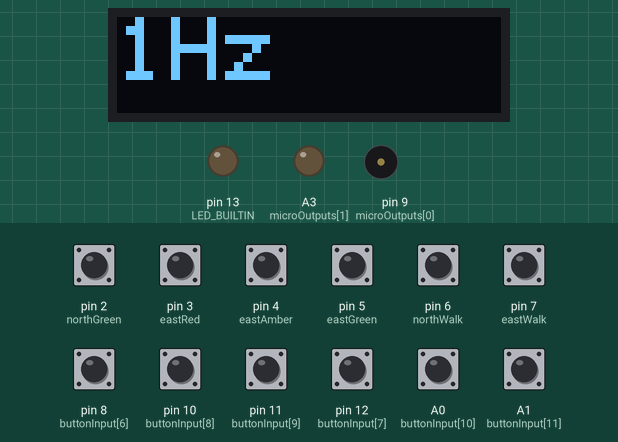
Simulated run of this sketch. Board: Arduino Uno, built with avr-gcc and run on an emulated ATmega328P. On the bench: 128×32 one-colour display, output pins drawn as LEDs (lit = HIGH), buzzer (waves = sounding). The test bench sets the inputs (shaded band); at power-on: A0 (buttonInput[10]), A1 (buttonInput[11]), pin 2 (northGreen), pin 3 (eastRed), pin 4 (eastAmber), pin 5 (eastGreen), pin 6 (northWalk), pin 7 (eastWalk), pin 8 (buttonInput[6]), pin 10 (buttonInput[8]), pin 11 (buttonInput[9]), pin 12 (buttonInput[7]) HIGH. Pins used as bus, display or sensor lines are not drawn.

Above: at 1.2 s.
1.3 s: pin 3 (eastRed) pulled LOW for 0.15 s
At 2.5 s:
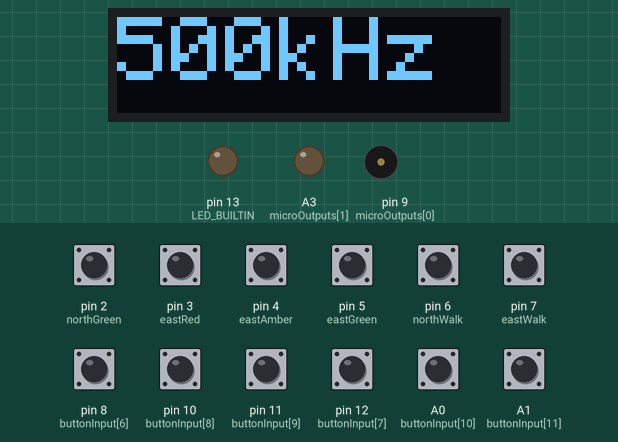
2.9 s: pin 3 (eastRed) pulled LOW for 1 s
At 3.7 s:
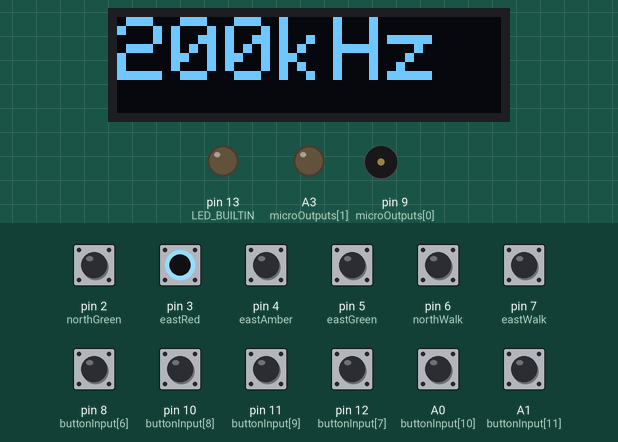
5.4 s: pin 3 (eastRed) pulsed LOW 5 times (0.12 s each, 0.3 s apart)
At 7.6 s:
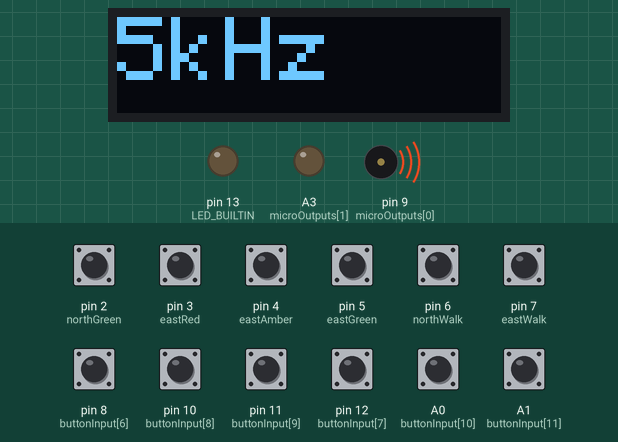
8.4 s: pin 3 (eastRed) pulsed LOW 5 times (0.12 s each, 0.3 s apart)
At 10.2 s:
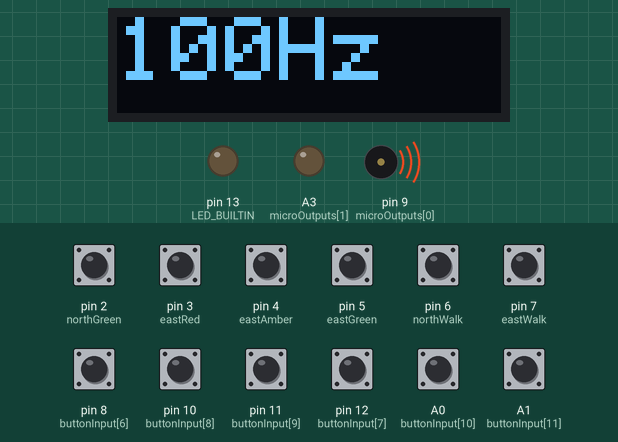
Timing chart, 0 to 11.7 s (numbered marks = the images above; inputs shaded):
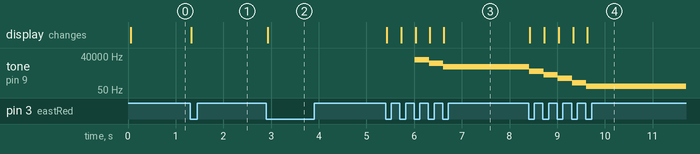

The sketch:

Array_pin_reference.ino
```cpp
#include <SPI.h>
#include <Wire.h>
#include <Adafruit_GFX.h>
#include <Adafruit_SSD1306.h>
#include "Adafruit_MCP23017.h"
#include <Bounce2.h>

#define SCREEN_WIDTH 128 // OLED display width, in pixels
#define SCREEN_HEIGHT 32 // OLED display height, in pixels

// Declaration for an SSD1306 display connected to I2C (SDA, SCL pins)
#define OLED_RESET     -1 // Reset pin # (or -1 if sharing Arduino reset pin)
Adafruit_SSD1306 display(SCREEN_WIDTH, SCREEN_HEIGHT, &Wire, OLED_RESET);

//Decleration for MCP port expanders on I2C (SDA, SCL)
Adafruit_MCP23017 mcp1;


//Pin Definitions
//Inputs
const byte num_buttons = 12;
//const uint8_t buttonInput[num_buttons] = {2, 3, 4, 5, 6, 7, 8, 10, 11, 12, A0, A1}; //Reference array for inputs

//This array and below consts control all pin assignments. Change array numbers to affect pin assignment
const uint8_t buttonInput[num_buttons] = {2, 3, 4, 5, 6, 7, 8, 12, 10, 11, A0, A1}; /////////////////////////////   TEST ARRAY ADDRESSING MCP
bool buttonState[num_buttons]; //Button state storage
//Reference definitions to array - Use these in combination with buttonInput to reference pins
const byte clockUp = 0, clockDown = 1;
const byte pedNorth = 2, pedEast = 3, carNorth = 4, carEast = 5;  //Input control from intersection
const byte northLight1 = 6, northLight2 = 7, eastLight1 = 8, eastLight2 = 9; //Input control from CPLD. Note that these are assigned to MCP pins!
const byte stepCW = 10, stepCCW = 11;


//Outputs
const byte num_micro_outputs = 2;
const byte microOutputs[num_micro_outputs] = {9, A3};
//Use these to reference to output array - microOutputs[...]
const byte CLOCKOUT = 0;
const byte debug = 1;


//MCP pin definitions
const byte num_mcp1_outputs = 8;
const byte mcp1Outputs[num_mcp1_outputs] = {0, 1, 2, 3, 4, 5, 6, 7};
//Reference definition to array
const byte northRed = 0, northAmber = 1, northGreen = 2;
const byte eastRed = 3, eastAmber = 4, eastGreen = 5;
const byte northWalk = 6, eastWalk = 7;


//debounce setup
Bounce * buttons = new Bounce[num_buttons];

void setup() {
  //Set up debug monitoring
  Serial.begin(9600);

  //initialise I/O
  for(int i = 0; i < num_buttons; i++){
    pinMode(buttonInput[i], INPUT_PULLUP);
  }

  for(int i = 0; i < num_micro_outputs; i++){
    pinMode(microOutputs[i], OUTPUT);
  }
  mcp1.begin(0);  //Initialises address 0 expander
  for(int k = 0; k <= 7; k++){
    mcp1.pinMode(k, OUTPUT);
  }
  for(int k = 8; k <= 15; k++){
    mcp1.pinMode(k, INPUT);
    mcp1.pullUp(k, 1);
  }
  pinMode(9, OUTPUT);


  // initialize digital pin LED_BUILTIN as an output.
  pinMode(LED_BUILTIN, OUTPUT);

  //Debouncer tool setup
  for(int i = 0; i < num_buttons; i++){
    buttons[i].attach(buttonInput[i], INPUT_PULLUP); //Setup debounce instance for declared pins
    buttons[i].interval(10);
  }

  //Set up Timer 1
  TCCR1A = bit (COM1A0); // toggle OC1A on compare match
  //Prescaler registers are
  TCCR1B = (1 << CS12)| (1 << WGM12); //CTC (clear on compare is true), Prescaler initialised to x256
  //number of clocks to count for each toggle
  //0 results in toggling every clock, 1 every 2 clocks etc
  OCR1A = 0; //Output every clock


  // SSD1306_SWITCHCAPVCC = generate display voltage from 3.3V internally
  if(!display.begin(SSD1306_SWITCHCAPVCC, 0x3C)) { // Address 0x3C for 128x32
    Serial.println(F("SSD1306 allocation failed"));
    for(;;); // Don't proceed, loop forever
  }
  setupOLED();
  resetOLED();
  clockControl(1);
  clockControl(0);

  //Port Expander Setup

  for(int k = 0; k <= 7; k++){
    mcp1.digitalWrite(k, HIGH);
  }
  mcp1.pinMode(0, OUTPUT);
  mcp1.digitalWrite(0, HIGH);
}


// the loop function runs over and over again forever
void loop() {


  for(int i = 0; i < num_buttons; i++){
    buttons[i].update();
    if(buttons[i].fell()) {
      buttonState[i] = true;
    }
  }

  buttonState[northLight1] = !mcp1.digitalRead(buttonInput[northLight1]);
  buttonState[northLight2] = !mcp1.digitalRead(buttonInput[northLight2]);
  buttonState[eastLight1] = !mcp1.digitalRead(buttonInput[eastLight1]);
  buttonState[eastLight2] = !mcp1.digitalRead(buttonInput[eastLight2]);

  if(buttonState[clockUp] == true){
    clockControl(1);
    buttonState[clockUp] = false;
  }

  if(buttonState[clockDown] == true){
    clockControl(0);
    buttonState[clockDown] = false;
  }


  trafficControl(buttonState[northLight1], buttonState[northLight2], buttonState[eastLight1], buttonState[eastLight2]);


}


//--------------------------------------------------------------------------------------------------------------------
//Traffic Control Logic for CPLD inputs
void trafficControl(bool north1, bool north2, bool east1, bool east2){
  //set all off so we start from a blank slate
  mcp1.digitalWrite(northGreen, LOW);
  mcp1.digitalWrite(northAmber, LOW);
  mcp1.digitalWrite(northRed, LOW);
  mcp1.digitalWrite(northWalk, LOW);
  //decide which lights to turn on according to specification in lab guide
  if(north1 == true){
    mcp1.digitalWrite(northGreen, HIGH);
    if(north2 == true){
      mcp1.digitalWrite(northWalk, HIGH);
    }
  }else{
    if(north2 == true){
      mcp1.digitalWrite(northAmber, HIGH);
    }else{
      mcp1.digitalWrite(northRed, HIGH);
    }
  }

  mcp1.digitalWrite(eastGreen, LOW);
  mcp1.digitalWrite(eastAmber, LOW);
  mcp1.digitalWrite(eastRed, LOW);
  mcp1.digitalWrite(eastWalk, LOW);
  if(east1 == true){
    mcp1.digitalWrite(eastGreen, HIGH);
    if(east2 == true){
      mcp1.digitalWrite(eastWalk, HIGH);
    }
  }else{
    if(east2 == true){
      mcp1.digitalWrite(eastAmber, HIGH);
    }else{
      mcp1.digitalWrite(eastRed, HIGH);
    }
  }
}


//Controls the clock generator
//clockButton determines increment or decrement clock
//1 is increment, anything else is decrement
void clockControl(int clockButton){
  static int desiredClock = 0;
  if(clockButton == 1){
    desiredClock++;
    if(desiredClock > 17){
      desiredClock = 0;
    }
  }else{
    desiredClock--;
    if(desiredClock < 0){
      desiredClock = 17;
    }
  }

  switch(desiredClock){
    //1Hz
    case 0:
      TCCR1B = (1 << CS12)| (1 << WGM12);
      OCR1A  = 31249;
      resetOLED(); //Set the cursor on the first column and first row.
      display.println("1Hz");
    break;
    //2Hz
    case 1:
      OCR1A  = 15624;
      resetOLED();
      display.println("2Hz");
    break;
    //5Hz
    case 2:
      OCR1A  = 6249;
      resetOLED();
      display.println("5Hz");
    break;
    //10Hz
    case 3:
      OCR1A  = 3124;
      resetOLED();
      display.println("10Hz");
    break;
    //20Hz
    case 4:
      OCR1A  = 1561;
      resetOLED();
      display.println("20Hz");
    break;
    //50Hz
    case 5:
      OCR1A  = 624;
      resetOLED();
      display.println("50Hz");
    break;
    //100Hz
    case 6:
      TCCR1B = 0; //Clear prescale register, since we can move from here to a different scale
      TCCR1B = (1 << CS12)| (1 << WGM12);
      OCR1A  = 311;
      resetOLED();
      display.println("100Hz");
    break;
    //200Hz, change prescaler to 1x (CS10 set)
    case 7:
      TCCR1B = 0; //Clear prescale register, since we can move here from a different scale
      TCCR1B = (1 << CS10)| (1 << WGM12);
      OCR1A  = 39999;
      resetOLED();
      display.println("200Hz");
    break;
    //500Hz
    case 8:
      OCR1A  = 15999;
      resetOLED();
      display.println("500Hz");
    break;
    //1kHz
    case 9:
      OCR1A  = 7999;
      resetOLED();
      display.println("1kHz");
    break;
    //2kHz
    case 10:
      OCR1A  = 3999;
      resetOLED();
      display.println("2kHz");
    break;
    //5kHz
    case 11:
      OCR1A  = 1599;
      resetOLED();
      display.println("5kHz");
    break;
    //10kHz
    case 12:
      OCR1A  = 799;
      resetOLED();
      display.println("10kHz");
    break;
    //20kHz
    case 13:
      OCR1A  = 399;
      resetOLED();
      display.println("20kHz");
    break;
    //50kHz
    case 14:
      OCR1A  = 159;
      resetOLED();
      display.println("50kHz");
    break;
    //100kHz
    case 15:
      OCR1A  = 79;
      resetOLED();
      display.println("100kHz");
    break;
    //200kHz
    case 16:
      OCR1A  = 39;
      resetOLED();
      display.println("200kHz");
    break;
    //500kHz
    case 17:
      TCCR1B = 0; //Clear prescale register, since we can move here from a different scale
      TCCR1B = (1 << CS10)| (1 << WGM12);
      OCR1A  = 15;
      resetOLED();
      display.println("500kHz");
    break;
  }
  display.display();
}


void setupOLED(){
  display.clearDisplay();
  display.setTextSize(3);
  display.setTextColor(WHITE);
  display.setCursor(0,0);
  display.cp437(true);
}

void resetOLED(){
  display.clearDisplay();
  display.setCursor(0,0);

}
```

Measured:
- after the input at 1.3 s, the display: changes at once (image 1)
- after the input at 2.9 s, the display: changes at once (image 2)
- after the input at 5.4 s, tone on pin 9 (microOutputs[0]): silent → 20000 Hz after 0.61 s, → 10000 Hz 0.30 s later, → 5000 Hz 0.30 s later; the display: first changes at once (image 3 shows a later state)
- after the input at 8.4 s, tone on pin 9 (microOutputs[0]): plays 2000 Hz for 0.30 s, 1000 Hz for 0.30 s, 500 Hz for 0.30 s, 200 Hz for 0.30 s, 100 Hz for 2.8 s, starting at once; the display: first changes at once (image 4 shows a later state)
